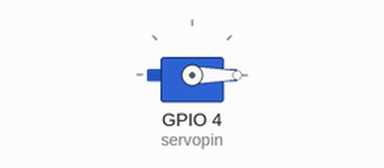
Simulated run of this sketch. Board: ESP8266 (NodeMCU). Shown: servo.

Above: at 0.05 s.
Timing chart, 0 to 4.6 s (numbered marks = the images above):
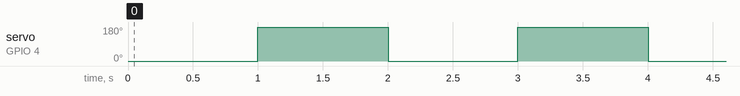

Measured:
- by itself, servo on GPIO 4 (servopin): alternates 180° for 1.0 s and 0° for 1.0 s

The sketch:

sevo.ino
```cpp
#include<Servo.h>
int servopin=4;
Servo Servo1;
void setup() {
  // put your setup code here, to run once:
Servo1.attach(servopin);
}

void loop() {
  // put your main code here, to run repeatedly:

Servo1.write(0);
delay(1000);
Servo1.write(180);
delay(1000);

}
```
